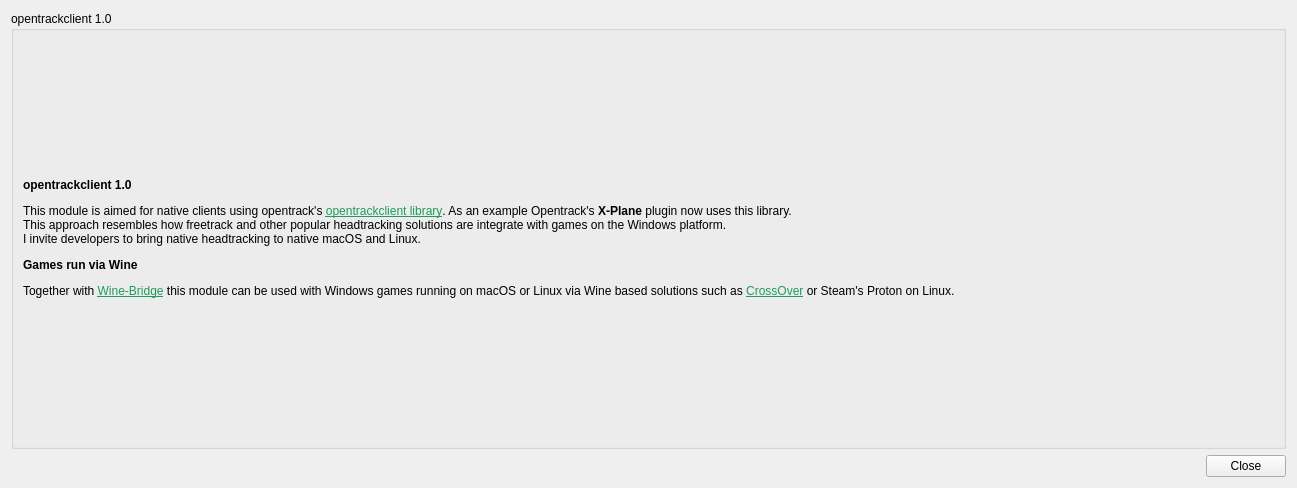
<?xml version="1.0" encoding="UTF-8"?>
<ui version="4.0">
 <class>UICFTControls</class>
 <widget class="QWidget" name="UICFTControls">
  <property name="windowModality">
   <enum>Qt::WindowModality::NonModal</enum>
  </property>
  <property name="geometry">
   <rect>
    <x>0</x>
    <y>0</y>
    <width>1297</width>
    <height>488</height>
   </rect>
  </property>
  <property name="windowTitle">
   <string>Opentrack</string>
  </property>
  <property name="windowIcon">
   <iconset resource="ftx-protocol.qrc">
    <normaloff>:/images/freetrack.png</normaloff>:/images/freetrack.png</iconset>
  </property>
  <property name="layoutDirection">
   <enum>Qt::LayoutDirection::LeftToRight</enum>
  </property>
  <property name="autoFillBackground">
   <bool>false</bool>
  </property>
  <layout class="QVBoxLayout" name="verticalLayout">
   <item>
    <widget class="QGroupBox" name="groupBox">
     <property name="title">
      <string>opentrackclient 1.0</string>
     </property>
     <layout class="QGridLayout" name="gridLayout_2">
      <item row="1" column="0">
       <widget class="QLabel" name="label">
        <property name="text">
         <string>&lt;html&gt;&lt;head/&gt;&lt;body&gt;&lt;p&gt;&lt;span style=&quot; font-weight:700;&quot;&gt;opentrackclient 1.0&lt;/span&gt;&lt;/p&gt;&lt;p&gt;This module is aimed for native clients using opentrack's &lt;a href=&quot;https://github.com/matatata/opentrack/tree/master/opentrackclient&quot;&gt;&lt;span style=&quot; text-decoration: underline; color:#1f9b5d;&quot;&gt;opentrackclient library&lt;/span&gt;&lt;/a&gt;. As an example Opentrack's &lt;span style=&quot; font-weight:700;&quot;&gt;X-Plane&lt;/span&gt; plugin now uses this library.&lt;br/&gt;This approach resembles how freetrack and other popular headtracking solutions are integrate with games on the Windows platform.&lt;br/&gt;I invite developers to bring native headtracking to native macOS and Linux.&lt;/p&gt;&lt;p&gt;&lt;span style=&quot; font-weight:700;&quot;&gt;Games run via Wine&lt;/span&gt;&lt;/p&gt;&lt;p&gt;Together with &lt;a href=&quot;https://matatata.gumroad.com/l/opentrackwinebridge&quot;&gt;&lt;span style=&quot; text-decoration: underline; color:#1f9b5d;&quot;&gt;Wine-Bridge&lt;/span&gt;&lt;/a&gt; this module can be used with Windows games running on macOS or Linux via Wine based solutions such as &lt;a href=&quot;https://www.codeweavers.com/crossover&quot;&gt;&lt;span style=&quot; text-decoration: underline; color:#1f9b5d;&quot;&gt;CrossOver&lt;/span&gt;&lt;/a&gt; or Steam's Proton on Linux.&lt;/p&gt;&lt;/body&gt;&lt;/html&gt;</string>
        </property>
       </widget>
      </item>
     </layout>
    </widget>
   </item>
   <item>
    <widget class="QDialogButtonBox" name="buttonBox">
     <property name="sizePolicy">
      <sizepolicy hsizetype="Expanding" vsizetype="Maximum">
       <horstretch>0</horstretch>
       <verstretch>0</verstretch>
      </sizepolicy>
     </property>
     <property name="standardButtons">
      <set>QDialogButtonBox::StandardButton::Close</set>
     </property>
    </widget>
   </item>
  </layout>
 </widget>
 <resources>
  <include location="ftx-protocol.qrc"/>
 </resources>
 <connections/>
 <slots>
  <slot>startEngineClicked()</slot>
  <slot>stopEngineClicked()</slot>
  <slot>cameraSettingsClicked()</slot>
 </slots>
</ui>
